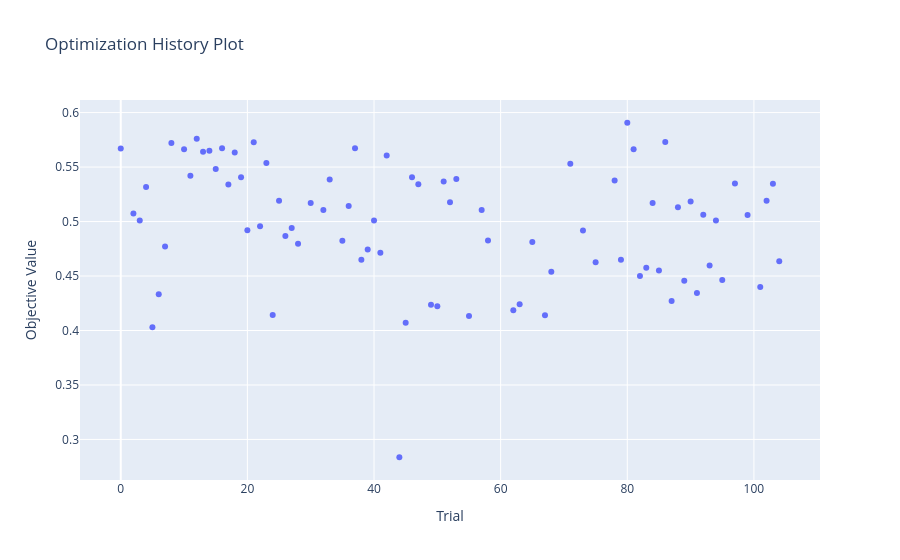

The cell this chart's notebook holds for it:
### Code cell
optuna.visualization.plot_optimization_history(study, target = lambda t: t.values[int(core_param[-1])])

### Figure 1 — Plotly figure (JSON) as saved in the notebook; plotly's stock layout.template omitted (floating-point values rounded to 4 significant figures)
{"data": [{"mode": "markers", "name": "Objective Value", "type": "scatter", "x": [0, 2, 3, 4, 5, 6, 7, 8, 10, 11, 12, 13, 14, 15, 16, 17, 18, 19, 20, 21, 22, 23, 24, 25, 26, 27, 28, 30, 32, 33, 35, 36, 37, 38, 39, 40, 41, 42, 44, 45, 46, 47, 49, 50, 51, 52, 53, 55, 57, 58, 62, 63, 65, 67, 68, 71, 73, 75, 78, 79, 80, 81, 82, 83, 84, 85, 86, 87, 88, 89, 90, 91, 92, 93, 94, 95, 97, 99, 101, 102, 103, 104], "y": [0.567, 0.5073, 0.501, 0.5317, 0.403, 0.4333, 0.477, 0.572, 0.5663, 0.542, 0.576, 0.564, 0.565, 0.5483, 0.5673, 0.534, 0.5633, 0.5407, 0.492, 0.5727, 0.4957, 0.5537, 0.4143, 0.519, 0.4867, 0.494, 0.4797, 0.517, 0.5107, 0.5387, 0.4823, 0.5143, 0.5673, 0.465, 0.4743, 0.501, 0.4713, 0.5607, 0.2837, 0.407, 0.5407, 0.5343, 0.4237, 0.4223, 0.5367, 0.5177, 0.539, 0.4133, 0.5107, 0.4827, 0.4187, 0.424, 0.4813, 0.414, 0.454, 0.553, 0.4917, 0.4627, 0.5377, 0.465, 0.5907, 0.5663, 0.45, 0.4577, 0.517, 0.455, 0.573, 0.427, 0.513, 0.4457, 0.5183, 0.4343, 0.5063, 0.4597, 0.501, 0.4463, 0.535, 0.506, 0.44, 0.519, 0.5347, 0.4637]}, {"marker": {"color": "#cccccc"}, "mode": "markers", "name": "Infeasible Trial", "showlegend": false, "type": "scatter", "x": [], "y": []}], "layout": {"title": {"text": "Optimization History Plot"}, "xaxis": {"title": {"text": "Trial"}}, "yaxis": {"title": {"text": "Objective Value"}}}}
